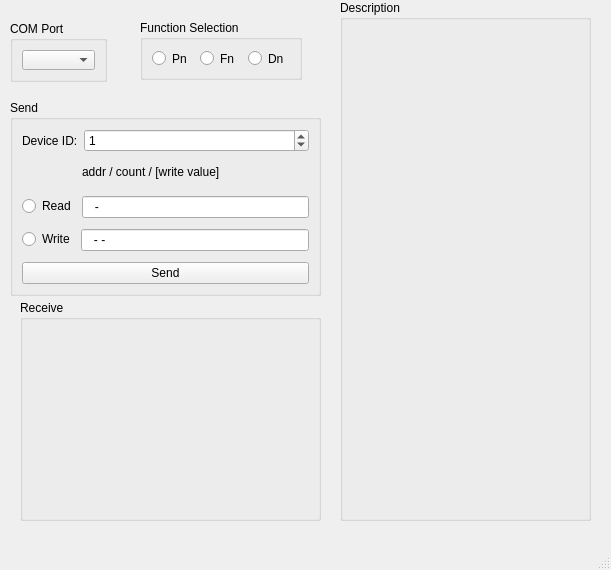
<?xml version="1.0" encoding="UTF-8"?>
<ui version="4.0">
 <class>MainWindow</class>
 <widget class="QMainWindow" name="MainWindow">
  <property name="geometry">
   <rect>
    <x>0</x>
    <y>0</y>
    <width>611</width>
    <height>570</height>
   </rect>
  </property>
  <property name="windowTitle">
   <string>MainWindow</string>
  </property>
  <widget class="QWidget" name="centralwidget">
   <widget class="QGroupBox" name="groupBox">
    <property name="geometry">
     <rect>
      <x>10</x>
      <y>21</y>
      <width>97</width>
      <height>61</height>
     </rect>
    </property>
    <property name="title">
     <string>COM Port</string>
    </property>
    <layout class="QVBoxLayout" name="verticalLayout">
     <item>
      <widget class="QComboBox" name="comports_cb">
       <property name="toolTip">
        <string>Select COM port</string>
       </property>
      </widget>
     </item>
    </layout>
   </widget>
   <widget class="QGroupBox" name="function_select_group">
    <property name="geometry">
     <rect>
      <x>140</x>
      <y>20</y>
      <width>162</width>
      <height>60</height>
     </rect>
    </property>
    <property name="title">
     <string>Function Selection</string>
    </property>
    <layout class="QHBoxLayout" name="horizontalLayout">
     <item>
      <widget class="QRadioButton" name="pn_radio">
       <property name="text">
        <string>Pn</string>
       </property>
      </widget>
     </item>
     <item>
      <widget class="QRadioButton" name="fn_radio">
       <property name="text">
        <string>Fn</string>
       </property>
      </widget>
     </item>
     <item>
      <widget class="QRadioButton" name="dn_radio">
       <property name="text">
        <string>Dn</string>
       </property>
      </widget>
     </item>
    </layout>
   </widget>
   <widget class="QGroupBox" name="groupBox_3">
    <property name="geometry">
     <rect>
      <x>10</x>
      <y>100</y>
      <width>311</width>
      <height>196</height>
     </rect>
    </property>
    <property name="title">
     <string>Send</string>
    </property>
    <layout class="QVBoxLayout" name="verticalLayout_2">
     <item>
      <layout class="QFormLayout" name="formLayout">
       <item row="0" column="0">
        <widget class="QLabel" name="label">
         <property name="text">
          <string>Device ID:</string>
         </property>
        </widget>
       </item>
       <item row="0" column="1">
        <widget class="QSpinBox" name="slave_sp">
         <property name="toolTip">
          <string>Slave number or motor number</string>
         </property>
         <property name="maximum">
          <number>6</number>
         </property>
         <property name="value">
          <number>1</number>
         </property>
        </widget>
       </item>
      </layout>
     </item>
     <item>
      <layout class="QFormLayout" name="formLayout_4">
       <item row="0" column="0">
        <spacer name="horizontalSpacer">
         <property name="orientation">
          <enum>Qt::Horizontal</enum>
         </property>
         <property name="sizeHint" stdset="0">
          <size>
           <width>54</width>
           <height>20</height>
          </size>
         </property>
        </spacer>
       </item>
       <item row="0" column="1">
        <widget class="QLabel" name="label_2">
         <property name="text">
          <string>addr / count / [write value]</string>
         </property>
        </widget>
       </item>
      </layout>
     </item>
     <item>
      <layout class="QFormLayout" name="formLayout_2">
       <item row="0" column="0">
        <widget class="QRadioButton" name="read_radio">
         <property name="text">
          <string>Read</string>
         </property>
        </widget>
       </item>
       <item row="0" column="1">
        <widget class="QLineEdit" name="read_le">
         <property name="inputMask">
          <string>999-99</string>
         </property>
         <property name="text">
          <string>-</string>
         </property>
        </widget>
       </item>
      </layout>
     </item>
     <item>
      <layout class="QFormLayout" name="formLayout_3">
       <item row="0" column="0">
        <widget class="QRadioButton" name="write_radio">
         <property name="text">
          <string>Write</string>
         </property>
        </widget>
       </item>
       <item row="0" column="1">
        <widget class="QLineEdit" name="write_le">
         <property name="inputMask">
          <string>999-9-99999</string>
         </property>
         <property name="text">
          <string>--</string>
         </property>
        </widget>
       </item>
      </layout>
     </item>
     <item>
      <widget class="QPushButton" name="send_pb">
       <property name="text">
        <string>Send</string>
       </property>
      </widget>
     </item>
    </layout>
   </widget>
   <widget class="QGroupBox" name="groupBox_4">
    <property name="geometry">
     <rect>
      <x>340</x>
      <y>0</y>
      <width>251</width>
      <height>521</height>
     </rect>
    </property>
    <property name="title">
     <string>Description</string>
    </property>
   </widget>
   <widget class="QGroupBox" name="groupBox_5">
    <property name="geometry">
     <rect>
      <x>20</x>
      <y>300</y>
      <width>301</width>
      <height>221</height>
     </rect>
    </property>
    <property name="title">
     <string>Receive</string>
    </property>
   </widget>
  </widget>
  <widget class="QMenuBar" name="menubar">
   <property name="geometry">
    <rect>
     <x>0</x>
     <y>0</y>
     <width>611</width>
     <height>26</height>
    </rect>
   </property>
  </widget>
  <widget class="QStatusBar" name="statusbar"/>
 </widget>
 <resources/>
 <connections/>
</ui>
